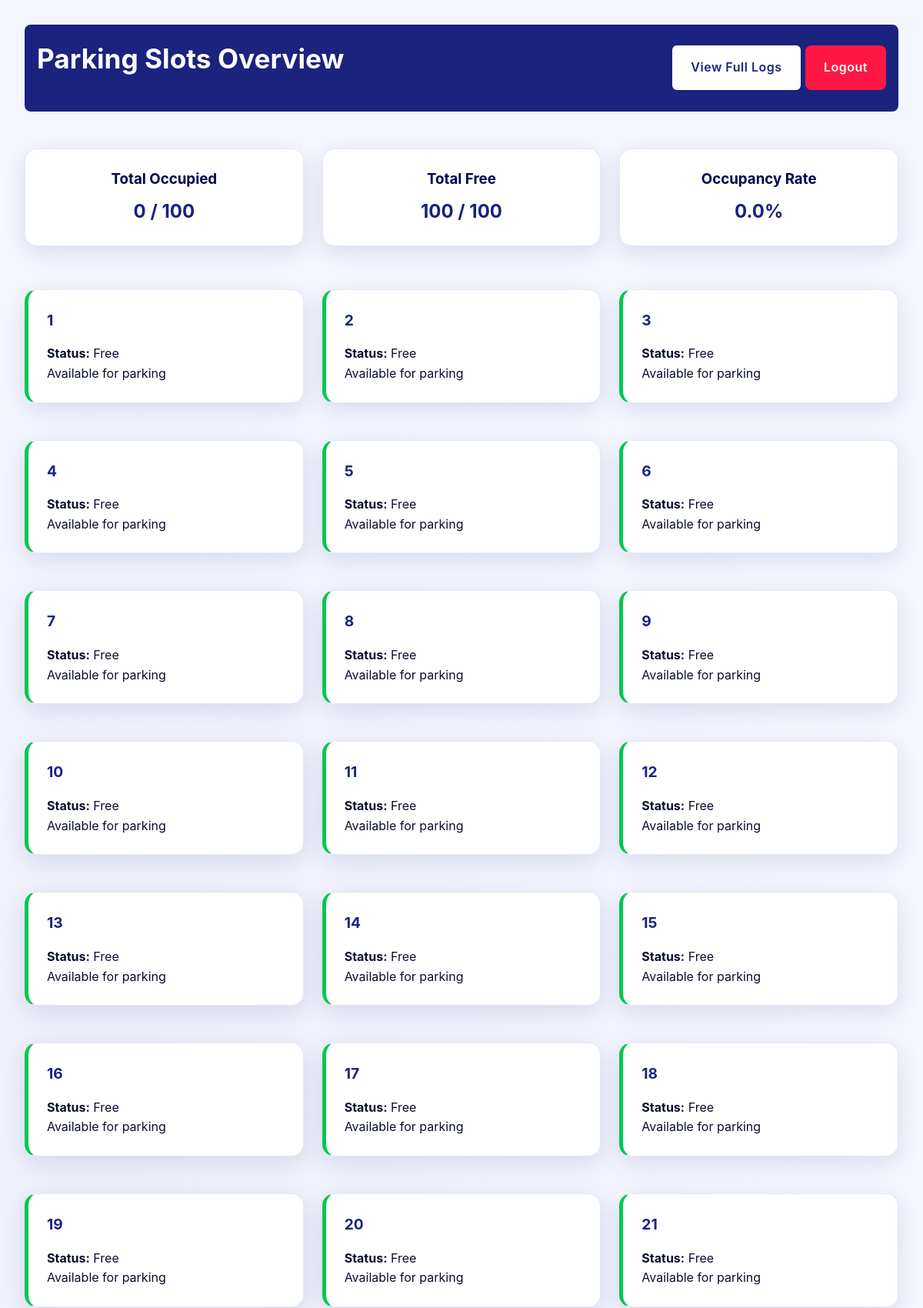
The page /admin_dashboard (signed in, upper part) on the database its author committed.
### tables this page shows
CREATE TABLE parking_slots (slot_id INTEGER PRIMARY KEY, status TEXT NOT NULL);

### app.py (the view)
@app.route('/admin_dashboard')
def admin_dashboard():
    if 'admin_id' not in session:
        return redirect(url_for('admin_login'))
    conn = sqlite3.connect(DB)
    c = conn.cursor()
    c.execute('SELECT slot_id, status FROM parking_slots ORDER BY slot_id')
    slots = [{'slot_id': row[0], 'status': row[1], 'user_details': None} for row in c.fetchall()]
    c.execute('SELECT * FROM users')
    users = c.fetchall()
    user_map = {user[7]: user for user in users}
    for slot in slots:
        if slot['status'] == 'occupied' and slot['slot_id'] in user_map:
            slot['user_details'] = user_map[slot['slot_id']]
    c.execute('SELECT COUNT(*) FROM parking_slots WHERE status="occupied"')
    occupied_count = c.fetchone()[0]
    free_count = 100 - occupied_count
    occupancy_rate = round((occupied_count / 100) * 100, 1)
    conn.close()
    return render_template('admin_dashboard.html',
                         slots=slots,
                         occupied_count=occupied_count,
                         free_count=free_count,
                         occupancy_rate=occupancy_rate)

### templates/admin_dashboard.html (shortened to what this page needs)
<!DOCTYPE html>
<html lang="en">
<head>
    <link rel="stylesheet" href="{{ url_for('static', filename='css/style.css') }}">
</head>
<body>
    <div class="container">
        <div class="header">
            <h1>Parking Slots Overview</h1>
            <div>
                <a href="{{ url_for('admin_logs') }}" class="btn btn-secondary">View Full Logs</a>
                <a href="{{ url_for('admin_logout') }}" class="btn btn-danger">Logout</a>
            </div>
        </div>
        <div class="stats">
            <div class="stat-card">
                <h3>Total Occupied</h3>
                <p>{{ occupied_count }} / 100</p>
            </div>
            <div class="stat-card">
                <h3>Total Free</h3>
                <p>{{ free_count }} / 100</p>
            </div>
            <div class="stat-card">
                <h3>Occupancy Rate</h3>
                <p>{{ occupancy_rate }}%</p>
            </div>
        </div>
        <div class="parking-grid">
            {% for slot in slots %}
            <div class="parking-slot {% if slot.status == 'free' %}free{% else %}occupied{% endif %}">
                <span class="slot-number">{{ slot.slot_id }}</span>
                {% if slot.status == 'occupied' and slot.user_details %}
                <div class="slot-details">
                    <p><strong>Status:</strong> Occupied</p>
                    <p><strong>Name:</strong> {{ slot.user_details[1] }}</p>
                    <p><strong>Phone:</strong> {{ slot.user_details[2] }}</p>
                    <p><strong>Vehicle:</strong> {{ slot.user_details[3] }}</p>
                    <p><strong>Type:</strong> {{ slot.user_details[4] }}</p>
                    <p><strong>Electric:</strong> {{ slot.user_details[5] }}</p>
                    <p><strong>Entry Time:</strong> {{ slot.user_details[6] }}</p>
                </div>
                {% else %}
                <div class="slot-details">
                    <p><strong>Status:</strong> Free</p>
                    <p>Available for parking</p>
                </div>
                {% endif %}
            </div>
            {% endfor %}
        </div>
    </div>
</body>
</html>

### static/css/style.css (style rules this page uses)
:root { --primary-color: #1a237e; --primary-light: #534bae; --primary-dark: #000051; --secondary-color: #448aff; --accent-color: #00b0ff; --light-color: #f5f7ff; --dark-color: #0a0f2e; --success-color: #00c853; --danger-color: #ff1744; --warning-color: #ff9100; --card-shadow: 0 8px 32px rgba(0, 20, 80, 0.12); --button-shadow: 0 4px 14px rgba(0, 80, 255, 0.2); --hover-shadow: 0 8px 25px rgba(0, 80, 255, 0.3); --space-sm: 0.5rem; --space-md: 1rem; --space-lg: 1.5rem; --space-xl: 2rem; --space-xxl: 3rem; }
* { margin: 0; padding: 0; box-sizing: border-box; font-family: 'Inter', -apple-system, BlinkMacSystemFont, 'Segoe UI', Roboto, Oxygen, Ubuntu, Cantarell, sans-serif; }
body { background-color: var(--light-color); color: var(--dark-color); line-height: 1.6; min-height: 100vh; background-image: radial-gradient(circle at 10% 20%, rgba(26, 35, 126, 0.03) 0%, transparent 20%), radial-gradient(circle at 90% 80%, rgba(68, 138, 255, 0.03) 0%, transparent 20%); }
h1, h2, h3, h4 { color: var(--primary-color); margin-bottom: var(--space-lg); font-weight: 700; }
h1 { font-size: 2.2rem; background: linear-gradient(45deg, var(--primary-color), var(--primary-light)); -webkit-background-clip: text; background-clip: text; color: transparent; }
.container { max-width: 1200px; margin: 0 auto; padding: var(--space-xl); }
.header-container, .header { display: flex; justify-content: space-between; align-items: center; margin-bottom: var(--space-xxl); padding-bottom: var(--space-md); border-bottom: 1px solid rgba(26, 35, 126, 0.1); }
.header { background: var(--primary-color); color: white; padding: var(--space-md); border-radius: 8px; }
.header h1 { color: white; background: none; -webkit-background-clip: initial; background-clip: initial; }
.card, .form-container, .user-info, .exit-confirmation, .stat-card, .parking-slot { background: white; border-radius: 16px; padding: var(--space-xl); box-shadow: var(--card-shadow); margin-bottom: var(--space-lg); border: 1px solid rgba(26, 35, 126, 0.1); }
.btn { display: inline-block; padding: var(--space-md) var(--space-lg); border-radius: 8px; text-decoration: none; font-weight: 600; transition: all 0.3s cubic-bezier(0.25, 0.8, 0.25, 1); border: none; cursor: pointer; font-size: 1rem; letter-spacing: 0.5px; margin: var(--space-sm) 0; }
.btn-secondary { background: white; color: var(--primary-color); border: 2px solid var(--primary-color); }
.btn-danger { background: var(--danger-color); color: white; }
.parking-grid { display: grid; grid-template-columns: repeat(auto-fill, minmax(280px, 1fr)); gap: var(--space-lg); margin-top: var(--space-xl); }
.parking-slot { padding: var(--space-lg); transition: transform 0.3s ease; position: relative; overflow: hidden; }
.free { border-left: 5px solid var(--success-color); }
.slot-number { font-weight: bold; color: var(--primary-color); font-size: 1.2rem; }
.slot-details { margin-top: var(--space-md); }
.stats { display: grid; grid-template-columns: repeat(auto-fit, minmax(220px, 1fr)); gap: var(--space-lg); margin-bottom: var(--space-xl); }
.stat-card { text-align: center; padding: var(--space-lg); }
.stat-card h3 { color: var(--primary-dark); margin-bottom: var(--space-sm); }
.stat-card p { font-size: 1.5rem; font-weight: 700; color: var(--primary-color); }
.form-group, .parking-slot { animation: fadeIn 0.4s ease-out forwards; }

### rows shown on the page
parking_slots: slot_id "1", shows "Status:", status "Free"
parking_slots: slot_id "2", shows "Status:", status "Free"
parking_slots: slot_id "3", shows "Status:", status "Free"
parking_slots: slot_id "4", shows "Status:", status "Free"
parking_slots: slot_id "5", shows "Status:", status "Free"
parking_slots: slot_id "6", shows "Status:", status "Free"
parking_slots: slot_id "7", shows "Status:", status "Free"
parking_slots: slot_id "8", shows "Status:", status "Free"
parking_slots: slot_id "9", shows "Status:", status "Free"
parking_slots: slot_id "10", shows "Status:", status "Free"
parking_slots: slot_id "11", shows "Status:", status "Free"
parking_slots: slot_id "12", shows "Status:", status "Free"
parking_slots: slot_id "13", shows "Status:", status "Free"
parking_slots: slot_id "14", shows "Status:", status "Free"
parking_slots: slot_id "15", shows "Status:", status "Free"
parking_slots: slot_id "16", shows "Status:", status "Free"
parking_slots: slot_id "17", shows "Status:", status "Free"
parking_slots: slot_id "18", shows "Status:", status "Free"
parking_slots: slot_id "19", shows "Status:", status "Free"
parking_slots: slot_id "20", shows "Status:", status "Free"
parking_slots: slot_id "21", shows "Status:", status "Free"

### other values the page prints
{{ occupied_count }} "0"
{{ free_count }} "100"
{{ occupancy_rate }} "0.0"
